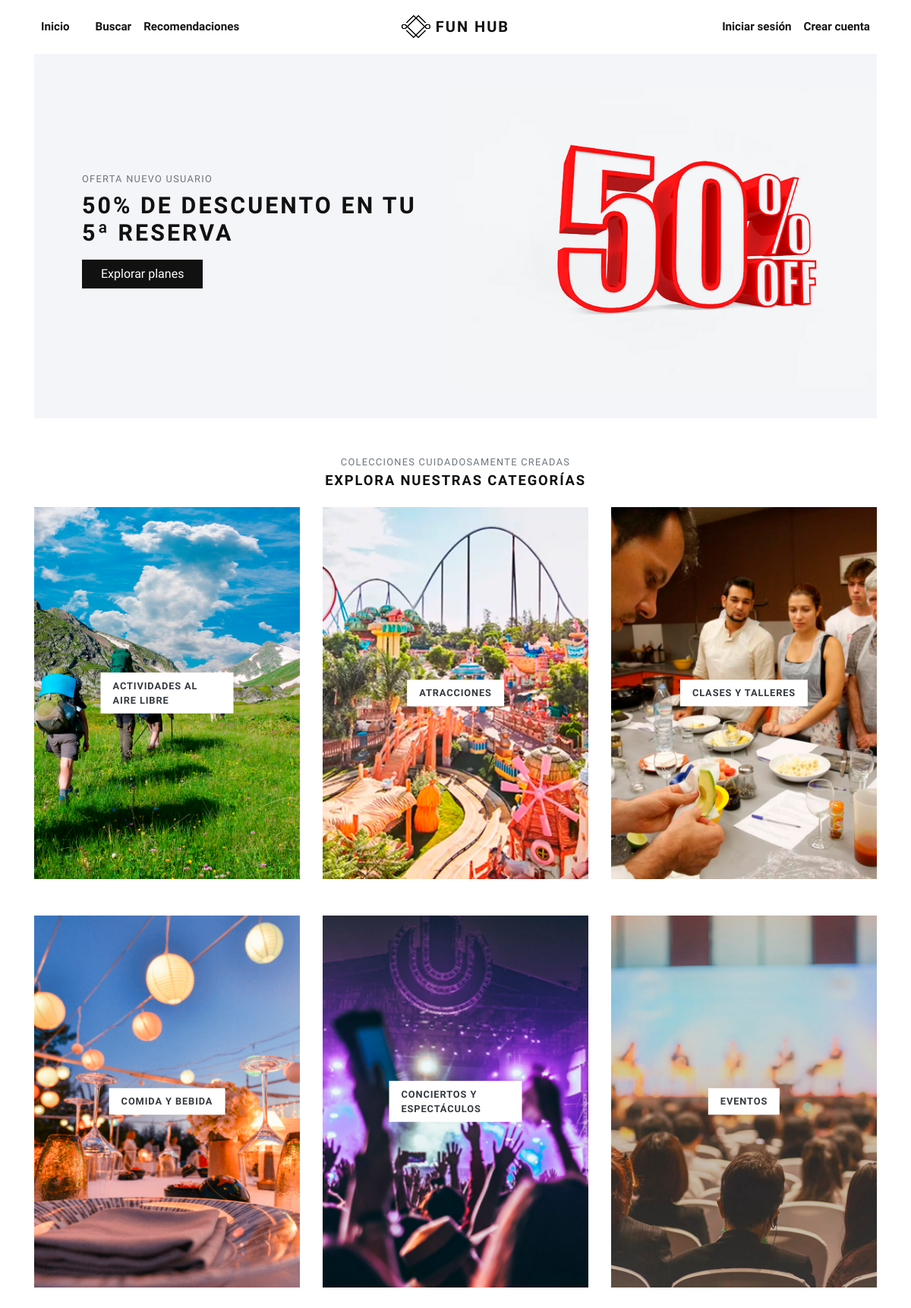
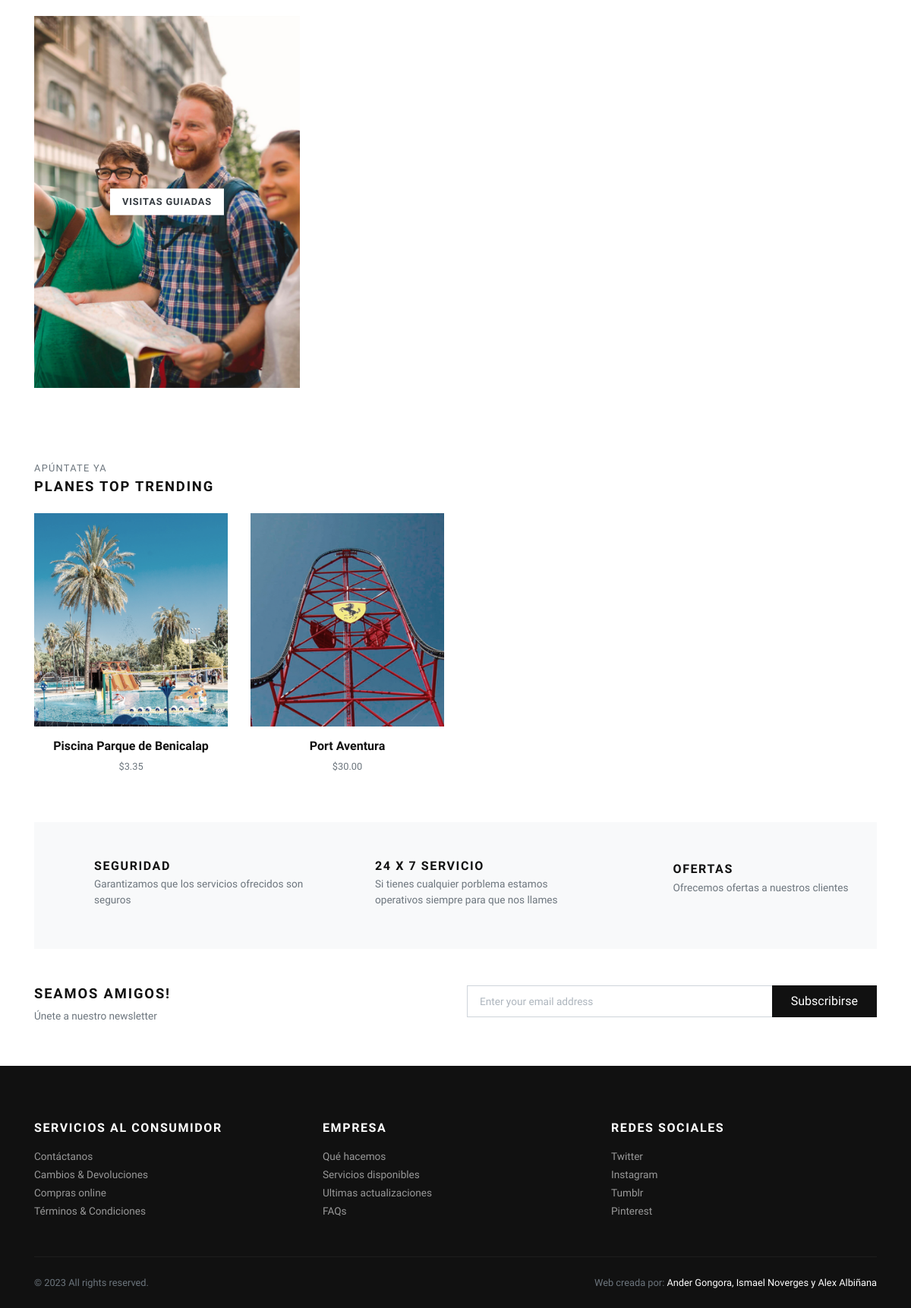
The page / on the database its author committed (2 pictures, top to bottom).
### store/models.py (models this page shows, shortened)
class Category(models.Model):
    title = models.CharField(max_length=50, verbose_name="Category Title")
    slug = models.SlugField(max_length=55, verbose_name="Category Slug")
    description = models.TextField(blank=True, verbose_name="Category Description")
    category_image = models.ImageField(upload_to='category', blank=True, null=True, verbose_name="Category Image")
    is_active = models.BooleanField(verbose_name="Is Active?")
    is_featured = models.BooleanField(verbose_name="Is Featured?")
    created_at = models.DateTimeField(auto_now_add=True, verbose_name="Created Date")
    updated_at = models.DateTimeField(auto_now=True, verbose_name="Updated Date")
    class Meta:
        verbose_name_plural = 'Categories'
        ordering = ('title', )

class Product(models.Model):
    title = models.CharField(max_length=150, verbose_name="Product Title")
    slug = models.SlugField(max_length=160, verbose_name="Product Slug")
    sku = models.CharField(max_length=255, unique=True, verbose_name="Unique Product ID (SKU)")
    short_description = models.TextField(verbose_name="Short Description")
    detail_description = models.TextField(blank=True, null=True, verbose_name="Detail Description")
    product_image = models.ImageField(upload_to='product', blank=True, null=True, verbose_name="Product Image")
    price = models.DecimalField(max_digits=8, decimal_places=2)
    category = models.ManyToManyField(Category, verbose_name="Product Categories")
    tags = models.ManyToManyField(Tag, blank=True)
    is_active = models.BooleanField(verbose_name="Is Active?")
    is_featured = models.BooleanField(verbose_name="Is Featured?")
    created_at = models.DateTimeField(auto_now_add=True, verbose_name="Created Date")
    updated_at = models.DateTimeField(auto_now=True, verbose_name="Updated Date")
    class Meta:
        verbose_name_plural = 'Products'
        ordering = ('-created_at', )

### store/views.py (the view)
# urls.py: path('', views.home, name="home"),
def home(request):
    categories = Category.objects.filter(is_active=True, is_featured=True)
    products = Product.objects.filter(is_active=True, is_featured=True)[:8]
    context = {
        'categories': categories,
        'products': products,
    }
    return render(request, 'store/index.html', context)

### store/context_preprocessors.py (called while the page is built)
def store_menu(request):
    categories = Category.objects.filter(is_active=True)
    context = {
        'categories_menu': categories,
    }
    return context

def cart_menu(request):
    if request.user.is_authenticated:
        cart_items= Cart.objects.filter(user=request.user)
        context = {
            'cart_items': cart_items,
        }
    else:
        context = {}
    return context

### templates/store/index.html (shortened to what this page needs)
{% extends 'base.html' %}
{% load static %}
      {% block content %}
      <div class="container">
        <section class="hero pb-3 bg-cover bg-center d-flex align-items-center" style="background: url({% static 'img/50.jpg' %})">
          <div class="container py-5">
            <div class="row px-4 px-lg-5">
              <div class="col-lg-6">
                <p class="text-muted small text-uppercase mb-2">OFERTA NUEVO USUARIO</p>
                <h1 class="h2 text-uppercase mb-3">50% de descuento en tu 5ª reserva</h1><a class="btn btn-dark" href="{% url 'store:all-categories' %}">Explorar planes</a>
              </div>
            </div>
          </div>
        </section>
        <section class="pt-5">
          <header class="text-center">
            <p class="small text-muted small text-uppercase mb-1">Colecciones cuidadosamente creadas</p>
            <h2 class="h5 text-uppercase mb-4">Explora nuestras categorías</h2>
          </header>
          <div class="row">
          {% if categories %}
            {% for category in categories %}
              <div class="col-md-4 mb-4 mb-md-5">
                <a class="category-item" href="{% url 'store:category-products' category.slug %}">
                  <strong class="category-item-title">{{ category.title }}</strong>
                </a>
              </div>
            {% endfor %}
          {% endif %}
          </div>
        </section>
        <section class="py-5">
          <header>
            <p class="small text-muted small text-uppercase mb-1">Apúntate ya</p>
            <h2 class="h5 text-uppercase mb-4">Planes top trending</h2>
          </header>
          <div class="row">
            {% if products %}
              {% for product in products %}
                <div class="col-xl-3 col-lg-4 col-sm-6">
                  <div class="product text-center">
                    <div class="position-relative mb-3">
                      <a class="d-block" href="{% url 'store:product-detail' product.slug %}">
                        {% if product.product_image %}
                          <img class="img-fluid w-100" src="{{ product.product_image.url }}" alt="{{product.title}}">
                        {% else %}
                          <img class="img-fluid w-100" src="{% static 'img/product-1.jpg' %}" alt="{{product.title}}">
                        {% endif %}
                      </a>
                    </div>
                    <h6> <a class="reset-anchor" href="detail.html">{{ product.title }}</a></h6>
                    {% if product.price == 0 %}
                      <p class="small text-muted">Gratis</p>
                    {% else %}
                      <p class="small text-muted">${{product.price}}</p>
                    {% endif %}
                  </div>
                </div>
              {% endfor %}
            {% endif %}
          </div>
        </section>
        <section class="py-5 bg-light">
          <div class="container">
            <div class="row text-center">
              <div class="col-lg-4 mb-3 mb-lg-0">
                <div class="d-inline-block">
                  <div class="media align-items-end">
                    <svg class="svg-icon svg-icon-big svg-icon-light">
                      <use xlink:href="#security-shield-1"> </use>
                    </svg>
                    <div class="media-body text-left ml-3">
                      <h6 class="text-uppercase mb-1">Seguridad</h6>
                      <p class="text-small mb-0 text-muted">Garantizamos que los servicios ofrecidos son seguros</p>
                    </div>
                  </div>
                </div>
              </div>
              <div class="col-lg-4 mb-3 mb-lg-0">
                <div class="d-inline-block">
                  <div class="media align-items-end">
                    <svg class="svg-icon svg-icon-big svg-icon-light">
                      <use xlink:href="#helpline-24h-1"> </use>
                    </svg>
                    <div class="media-body text-left ml-3">
                      <h6 class="text-uppercase mb-1">24 x 7 servicio</h6>
                      <p class="text-small mb-0 text-muted">Si tienes cualquier porblema estamos operativos siempre para que nos llames</p>
                    </div>
                  </div>
                </div>
              </div>
              <div class="col-lg-4">
                <div class="d-inline-block">
                  <div class="media align-items-end">
                    <svg class="svg-icon svg-icon-big svg-icon-light">
                      <use xlink:href="#label-tag-1"> </use>
                    </svg>
                    <div class="media-body text-left ml-3">
                      <h6 class="text-uppercase mb-1">Ofertas</h6>
                      <p class="text-small mb-0 text-muted">Ofrecemos ofertas a nuestros clientes</p>
                    </div>
                  </div>
                </div>
              </div>
            </div>
          </div>
        </section>
        <section class="py-5">
          <div class="container p-0">
            <div class="row">
              <div class="col-lg-6 mb-3 mb-lg-0">
                <h5 class="text-uppercase">Seamos amigos!</h5>
                <p class="text-small text-muted mb-0">Únete a nuestro newsletter</p>
              </div>
              <div class="col-lg-6">
                <form action="#">
                  <div class="input-group flex-column flex-sm-row mb-3">
                    <input class="form-control form-control-lg py-3" type="email" placeholder="Enter your email address" aria-describedby="button-addon2">
                    <div class="input-group-append">
                      <button class="btn btn-dark btn-block" id="button-addon2" type="submit">Subscribirse</button>
                    </div>
                  </div>
                </form>
              </div>
            </div>
          </div>
        </section>
      </div>
      {% endblock content %}

### jewelryshop/static/css/style.default.css (style rules this page uses)
.text-small { font-size: 0.85rem !important; }
strong { font-weight: 700; }
.hero { min-height: 30rem; }
.category-item { display: block; position: relative; color: #343a40; transition: all 0.3s; }
.category-item-title { display: inline-block; padding: 0.5rem 1rem; background: #fff; text-transform: uppercase; letter-spacing: 0.07em; position: absolute; top: 50%; left: 50%; -webkit-transform: translate(-50%, -50%); transform: translate(-50%, -50%); box-shadow: 0 0 5px rgba(0, 0, 0, 0.07); font-size: 0.8rem; }
.product img { -webkit-filter: grayscale(40%); filter: grayscale(40%); transition: all 0.3s; }
.text-uppercase { text-transform: uppercase; letter-spacing: 0.1em; }
.bg-cover { background-size: cover !important; }
.bg-center { background-position: center center !important; }
.reset-anchor { color: inherit; transition: all 0.3s; }
.svg-icon { width: 32px; height: 32px; vertical-align: text-bottom; stroke: currentColor; stroke-width: 3; --layer1: currentColor; --layer2: currentColor; --layer3: currentColor; }
.svg-icon.svg-icon-light { stroke-width: 2; }
.svg-icon-big { width: 48px; height: 48px; }
.btn { font-weight: 400; border: 1px solid transparent; font-family: inherit; padding: 0.375rem 1.5rem; font-size: 1rem; line-height: 1.5; border-radius: 0; transition: color 0.15s ease-in-out, background-color 0.15s ease-in-out, border-color 0.15s ease-in-out, box-shadow 0.15s ease-in-out; }
.btn-dark { color: #fff; background-color: #111111; border-color: #111111; }
body { font-family: "Libre Franklin", sans-serif; font-size: 1rem; font-weight: 400; line-height: 1.5; color: #111111; background-color: #fff; }
a { color: #dcb14a; text-decoration: none; }
h1, h2, h3, h4, h5, h6, .h1, .h2, .h3, .h4, .h5, .h6 { margin-bottom: 0.5rem; font-family: inherit; font-weight: 900; line-height: 1.2; color: inherit; }
h1, .h1 { font-size: 2.2rem; }
h2, .h2 { font-size: 1.9rem; }
h5, .h5 { font-size: 1.15rem; }
h6, .h6 { font-size: 1rem; }
small, .small { font-size: 80%; font-weight: 400; }
.bg-light { background-color: #f8f9fa !important; }
.form-control { padding: 0.375rem 0.75rem; font-size: 1rem; line-height: 1.5; color: #495057; background-color: #fff; border: 1px solid #ced4da; border-radius: 0; transition: border-color 0.15s ease-in-out, box-shadow 0.15s ease-in-out; }
.form-control::placeholder { color: #adb5bd; font-size: 0.85rem; font-weight: 400; }
.form-control-lg { padding: 0.5rem 1rem; font-size: 1rem; line-height: 1.5; border-radius: 0; }

### rows shown on the page
Category: title "ACTIVIDADES AL AIRE LIBRE"
Category: title "ATRACCIONES"
Category: title "CLASES Y TALLERES"
Category: title "COMIDA Y BEBIDA"
Category: title "CONCIERTOS Y ESPECTÁCULOS"
Category: title "EVENTOS"
Category: title "VISITAS GUIADAS"
Product: product_image (picture), title "Piscina Parque de Benicalap", price "3.35"
Product: product_image (picture), title "Port Aventura", price "30.00"
